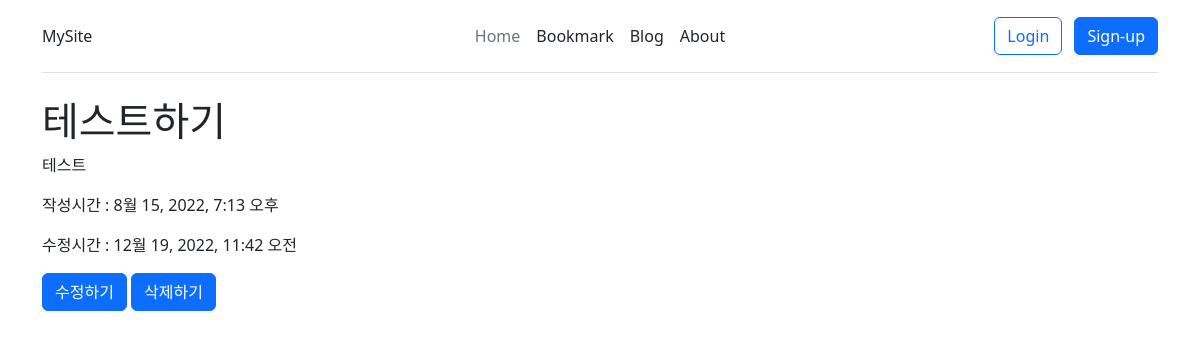
/blog/5/, run on the app's committed database.
### blogapp/models.py (models this page shows)
class Post(models.Model):
    title = models.CharField(verbose_name='글 제목', max_length=30)
    context = models.TextField(verbose_name='글 내용')
    created_at = models.DateTimeField(verbose_name='작성시간', auto_now_add=True)
    updated_at = models.DateTimeField(verbose_name='수정시간', auto_now=True)

### blogapp/views.py (the view)
# urls.py: path('<int:pk>/',views.PostDetailView.as_view(), name='detail'),
class PostDetailView(DetailView):
    model = Post
    context_object_name = 'post'

### templates/blogapp/post_detail.html
{% extends 'base.html' %}
{% block content %}
<div class="container">
    <div class="row">
        <div class="col">
            <div class="row">
                <h1>{{ post.title }}</h1>
                <div class="col">
                    <p>{{post.context}}</p>
                <div>
                    <p>작성시간 : {{post.created_at}}</p>
                    <p>수정시간 : {{post.updated_at}}</p>
                </div>
                <a href={% url 'blogapp:update' post.id %} class="btn btn-primary">수정하기</a>
                <a href={% url 'blogapp:delete' post.id %} class="btn btn-primary">삭제하기</a>
            </div>
{% endblock %}

### data on the page
Post: title "테스트하기", context "테스트", created_at "8월 15, 2022, 7:13 오후", updated_at "12월 19, 2022, 11:42 오전"
